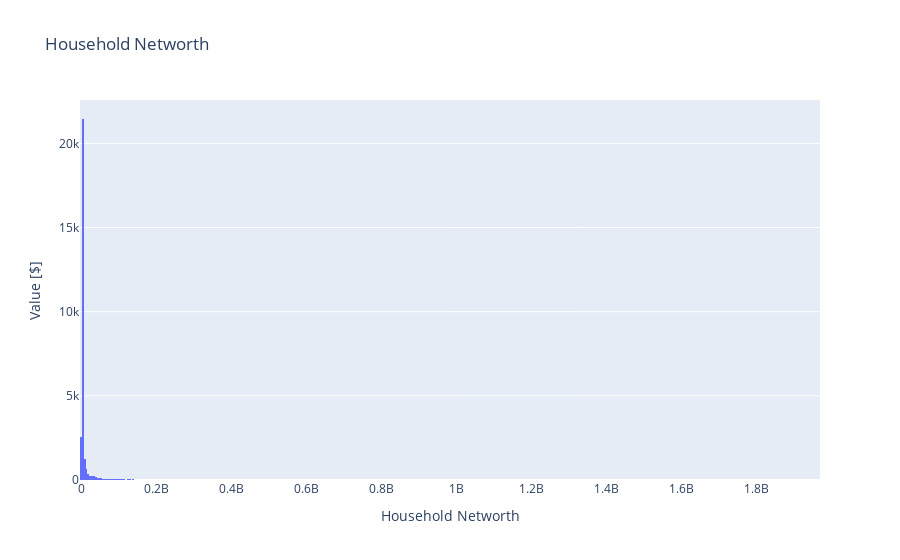

The cell this chart's notebook holds for it:
### Markdown cell above
The data seems to have outliers as it can be seen through the difference between the mean and 50th percentile. Its distribution would give a clear insight.

### Code cell
fig = px.histogram(data_frame=df, 
            x=df["NETWORTH"],
            title= "Household Networth"
            )
fig.update_layout(xaxis_title="Household Networth", yaxis_title = "Value [$]")
fig.show()

### Figure 1 — Plotly figure (JSON) as saved in the notebook; plotly's stock layout.template omitted (floating-point values rounded to 4 significant figures; data arrays with more than 128 entries replaced by an {"elided": "..."} marker saying what was removed)
{"data": [{"alignmentgroup": "True", "bingroup": "x", "hovertemplate": "NETWORTH=%{x}<br>count=%{y}<extra></extra>", "legendgroup": "", "marker": {"color": "#636efa", "pattern": {"shape": ""}}, "name": "", "offsetgroup": "", "orientation": "v", "showlegend": false, "type": "histogram", "x": {"elided": "28885 float values"}, "xaxis": "x", "yaxis": "y"}], "layout": {"barmode": "relative", "legend": {"tracegroupgap": 0}, "title": {"text": "Household Networth"}, "xaxis": {"anchor": "y", "domain": [0, 1], "title": {"text": "Household Networth"}}, "yaxis": {"anchor": "x", "domain": [0, 1], "title": {"text": "Value [$]"}}}}
